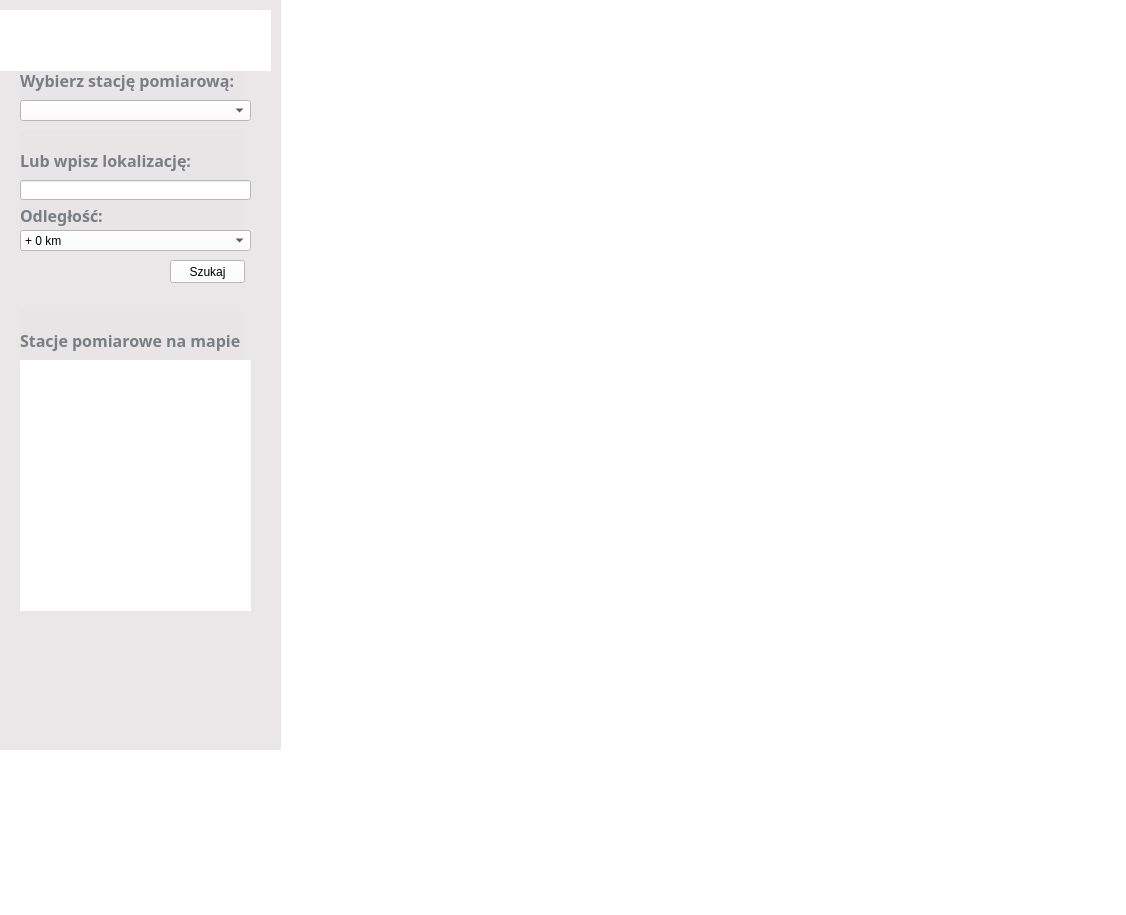
<?xml version="1.0" encoding="UTF-8"?>
<ui version="4.0">
 <class>MainWindow</class>
 <widget class="QMainWindow" name="MainWindow">
  <property name="geometry">
   <rect>
    <x>0</x>
    <y>0</y>
    <width>1126</width>
    <height>915</height>
   </rect>
  </property>
  <property name="palette">
   <palette>
    <active>
     <colorrole role="Button">
      <brush brushstyle="SolidPattern">
       <color alpha="255">
        <red>255</red>
        <green>255</green>
        <blue>255</blue>
       </color>
      </brush>
     </colorrole>
     <colorrole role="Base">
      <brush brushstyle="SolidPattern">
       <color alpha="255">
        <red>255</red>
        <green>255</green>
        <blue>255</blue>
       </color>
      </brush>
     </colorrole>
     <colorrole role="Window">
      <brush brushstyle="SolidPattern">
       <color alpha="255">
        <red>255</red>
        <green>255</green>
        <blue>255</blue>
       </color>
      </brush>
     </colorrole>
    </active>
    <inactive>
     <colorrole role="Button">
      <brush brushstyle="SolidPattern">
       <color alpha="255">
        <red>255</red>
        <green>255</green>
        <blue>255</blue>
       </color>
      </brush>
     </colorrole>
     <colorrole role="Base">
      <brush brushstyle="SolidPattern">
       <color alpha="255">
        <red>255</red>
        <green>255</green>
        <blue>255</blue>
       </color>
      </brush>
     </colorrole>
     <colorrole role="Window">
      <brush brushstyle="SolidPattern">
       <color alpha="255">
        <red>255</red>
        <green>255</green>
        <blue>255</blue>
       </color>
      </brush>
     </colorrole>
    </inactive>
    <disabled>
     <colorrole role="Button">
      <brush brushstyle="SolidPattern">
       <color alpha="255">
        <red>255</red>
        <green>255</green>
        <blue>255</blue>
       </color>
      </brush>
     </colorrole>
     <colorrole role="Base">
      <brush brushstyle="SolidPattern">
       <color alpha="255">
        <red>255</red>
        <green>255</green>
        <blue>255</blue>
       </color>
      </brush>
     </colorrole>
     <colorrole role="Window">
      <brush brushstyle="SolidPattern">
       <color alpha="255">
        <red>255</red>
        <green>255</green>
        <blue>255</blue>
       </color>
      </brush>
     </colorrole>
    </disabled>
   </palette>
  </property>
  <property name="windowTitle">
   <string>MainWindow</string>
  </property>
  <property name="autoFillBackground">
   <bool>false</bool>
  </property>
  <property name="styleSheet">
   <string notr="true">background-color: rgb(255, 255, 255);
;</string>
  </property>
  <widget class="QWidget" name="centralwidget">
   <widget class="QLabel" name="label_2">
    <property name="geometry">
     <rect>
      <x>0</x>
      <y>0</y>
      <width>281</width>
      <height>751</height>
     </rect>
    </property>
    <property name="styleSheet">
     <string notr="true">background-color: rgb(233, 231, 232);
</string>
    </property>
    <property name="text">
     <string/>
    </property>
   </widget>
   <widget class="QLabel" name="label_4">
    <property name="geometry">
     <rect>
      <x>20</x>
      <y>60</y>
      <width>221</width>
      <height>41</height>
     </rect>
    </property>
    <property name="font">
     <font>
      <family>Corbel</family>
      <pointsize>16</pointsize>
     </font>
    </property>
    <property name="autoFillBackground">
     <bool>false</bool>
    </property>
    <property name="styleSheet">
     <string notr="true">background-color: rgb(231, 229, 230);</string>
    </property>
    <property name="text">
     <string>&lt;html&gt;&lt;head/&gt;&lt;body&gt;&lt;p&gt;&lt;span style=&quot; font-size:12pt; font-weight:600; color:#797e83;&quot;&gt;  Wybierz stację pomiarową:&lt;/span&gt;&lt;/p&gt;&lt;/body&gt;&lt;/html&gt;</string>
    </property>
   </widget>
   <widget class="QComboBox" name="comboBox">
    <property name="geometry">
     <rect>
      <x>20</x>
      <y>100</y>
      <width>231</width>
      <height>21</height>
     </rect>
    </property>
    <property name="palette">
     <palette>
      <active>
       <colorrole role="Button">
        <brush brushstyle="SolidPattern">
         <color alpha="255">
          <red>255</red>
          <green>255</green>
          <blue>255</blue>
         </color>
        </brush>
       </colorrole>
       <colorrole role="Base">
        <brush brushstyle="SolidPattern">
         <color alpha="255">
          <red>255</red>
          <green>255</green>
          <blue>255</blue>
         </color>
        </brush>
       </colorrole>
       <colorrole role="Window">
        <brush brushstyle="SolidPattern">
         <color alpha="255">
          <red>255</red>
          <green>255</green>
          <blue>255</blue>
         </color>
        </brush>
       </colorrole>
       <colorrole role="Highlight">
        <brush brushstyle="SolidPattern">
         <color alpha="255">
          <red>255</red>
          <green>255</green>
          <blue>255</blue>
         </color>
        </brush>
       </colorrole>
      </active>
      <inactive>
       <colorrole role="Button">
        <brush brushstyle="SolidPattern">
         <color alpha="255">
          <red>255</red>
          <green>255</green>
          <blue>255</blue>
         </color>
        </brush>
       </colorrole>
       <colorrole role="Base">
        <brush brushstyle="SolidPattern">
         <color alpha="255">
          <red>255</red>
          <green>255</green>
          <blue>255</blue>
         </color>
        </brush>
       </colorrole>
       <colorrole role="Window">
        <brush brushstyle="SolidPattern">
         <color alpha="255">
          <red>255</red>
          <green>255</green>
          <blue>255</blue>
         </color>
        </brush>
       </colorrole>
       <colorrole role="Highlight">
        <brush brushstyle="SolidPattern">
         <color alpha="255">
          <red>255</red>
          <green>255</green>
          <blue>255</blue>
         </color>
        </brush>
       </colorrole>
      </inactive>
      <disabled>
       <colorrole role="Button">
        <brush brushstyle="SolidPattern">
         <color alpha="255">
          <red>255</red>
          <green>255</green>
          <blue>255</blue>
         </color>
        </brush>
       </colorrole>
       <colorrole role="Base">
        <brush brushstyle="SolidPattern">
         <color alpha="255">
          <red>255</red>
          <green>255</green>
          <blue>255</blue>
         </color>
        </brush>
       </colorrole>
       <colorrole role="Window">
        <brush brushstyle="SolidPattern">
         <color alpha="255">
          <red>255</red>
          <green>255</green>
          <blue>255</blue>
         </color>
        </brush>
       </colorrole>
       <colorrole role="Highlight">
        <brush brushstyle="SolidPattern">
         <color alpha="255">
          <red>0</red>
          <green>120</green>
          <blue>215</blue>
         </color>
        </brush>
       </colorrole>
      </disabled>
     </palette>
    </property>
   </widget>
   <widget class="QLabel" name="label_5">
    <property name="geometry">
     <rect>
      <x>20</x>
      <y>130</y>
      <width>221</width>
      <height>61</height>
     </rect>
    </property>
    <property name="font">
     <font>
      <family>Corbel</family>
      <pointsize>16</pointsize>
     </font>
    </property>
    <property name="autoFillBackground">
     <bool>false</bool>
    </property>
    <property name="styleSheet">
     <string notr="true">background-color: rgb(231, 229, 230);</string>
    </property>
    <property name="text">
     <string>&lt;html&gt;&lt;head/&gt;&lt;body&gt;&lt;p&gt;&lt;span style=&quot; font-size:12pt; font-weight:600; color:#797e83;&quot;&gt;  Lub wpisz lokalizację:&lt;/span&gt;&lt;/p&gt;&lt;/body&gt;&lt;/html&gt;</string>
    </property>
   </widget>
   <widget class="QLineEdit" name="lineEdit">
    <property name="geometry">
     <rect>
      <x>20</x>
      <y>180</y>
      <width>231</width>
      <height>20</height>
     </rect>
    </property>
    <property name="palette">
     <palette>
      <active>
       <colorrole role="Button">
        <brush brushstyle="SolidPattern">
         <color alpha="255">
          <red>255</red>
          <green>255</green>
          <blue>255</blue>
         </color>
        </brush>
       </colorrole>
       <colorrole role="Base">
        <brush brushstyle="SolidPattern">
         <color alpha="255">
          <red>255</red>
          <green>255</green>
          <blue>255</blue>
         </color>
        </brush>
       </colorrole>
       <colorrole role="Window">
        <brush brushstyle="SolidPattern">
         <color alpha="255">
          <red>255</red>
          <green>255</green>
          <blue>255</blue>
         </color>
        </brush>
       </colorrole>
       <colorrole role="Highlight">
        <brush brushstyle="SolidPattern">
         <color alpha="255">
          <red>255</red>
          <green>255</green>
          <blue>255</blue>
         </color>
        </brush>
       </colorrole>
      </active>
      <inactive>
       <colorrole role="Button">
        <brush brushstyle="SolidPattern">
         <color alpha="255">
          <red>255</red>
          <green>255</green>
          <blue>255</blue>
         </color>
        </brush>
       </colorrole>
       <colorrole role="Base">
        <brush brushstyle="SolidPattern">
         <color alpha="255">
          <red>255</red>
          <green>255</green>
          <blue>255</blue>
         </color>
        </brush>
       </colorrole>
       <colorrole role="Window">
        <brush brushstyle="SolidPattern">
         <color alpha="255">
          <red>255</red>
          <green>255</green>
          <blue>255</blue>
         </color>
        </brush>
       </colorrole>
       <colorrole role="Highlight">
        <brush brushstyle="SolidPattern">
         <color alpha="255">
          <red>255</red>
          <green>255</green>
          <blue>255</blue>
         </color>
        </brush>
       </colorrole>
      </inactive>
      <disabled>
       <colorrole role="Button">
        <brush brushstyle="SolidPattern">
         <color alpha="255">
          <red>255</red>
          <green>255</green>
          <blue>255</blue>
         </color>
        </brush>
       </colorrole>
       <colorrole role="Base">
        <brush brushstyle="SolidPattern">
         <color alpha="255">
          <red>255</red>
          <green>255</green>
          <blue>255</blue>
         </color>
        </brush>
       </colorrole>
       <colorrole role="Window">
        <brush brushstyle="SolidPattern">
         <color alpha="255">
          <red>255</red>
          <green>255</green>
          <blue>255</blue>
         </color>
        </brush>
       </colorrole>
       <colorrole role="Highlight">
        <brush brushstyle="SolidPattern">
         <color alpha="255">
          <red>0</red>
          <green>120</green>
          <blue>215</blue>
         </color>
        </brush>
       </colorrole>
      </disabled>
     </palette>
    </property>
    <property name="styleSheet">
     <string notr="true">background-color: rgb(255, 255, 255);</string>
    </property>
   </widget>
   <widget class="QLabel" name="label_6">
    <property name="geometry">
     <rect>
      <x>20</x>
      <y>200</y>
      <width>221</width>
      <height>31</height>
     </rect>
    </property>
    <property name="font">
     <font>
      <family>Corbel</family>
      <pointsize>16</pointsize>
     </font>
    </property>
    <property name="autoFillBackground">
     <bool>false</bool>
    </property>
    <property name="styleSheet">
     <string notr="true">background-color: rgb(231, 229, 230);</string>
    </property>
    <property name="text">
     <string>&lt;html&gt;&lt;head/&gt;&lt;body&gt;&lt;p&gt;&lt;span style=&quot; font-size:12pt; font-weight:600; color:#797e83;&quot;&gt;  Odległość:&lt;/span&gt;&lt;/p&gt;&lt;/body&gt;&lt;/html&gt;</string>
    </property>
   </widget>
   <widget class="QComboBox" name="comboBox_2">
    <property name="geometry">
     <rect>
      <x>20</x>
      <y>230</y>
      <width>231</width>
      <height>21</height>
     </rect>
    </property>
    <property name="palette">
     <palette>
      <active>
       <colorrole role="Button">
        <brush brushstyle="SolidPattern">
         <color alpha="255">
          <red>255</red>
          <green>255</green>
          <blue>255</blue>
         </color>
        </brush>
       </colorrole>
       <colorrole role="Base">
        <brush brushstyle="SolidPattern">
         <color alpha="255">
          <red>255</red>
          <green>255</green>
          <blue>255</blue>
         </color>
        </brush>
       </colorrole>
       <colorrole role="Window">
        <brush brushstyle="SolidPattern">
         <color alpha="255">
          <red>255</red>
          <green>255</green>
          <blue>255</blue>
         </color>
        </brush>
       </colorrole>
       <colorrole role="Highlight">
        <brush brushstyle="SolidPattern">
         <color alpha="255">
          <red>255</red>
          <green>255</green>
          <blue>255</blue>
         </color>
        </brush>
       </colorrole>
      </active>
      <inactive>
       <colorrole role="Button">
        <brush brushstyle="SolidPattern">
         <color alpha="255">
          <red>255</red>
          <green>255</green>
          <blue>255</blue>
         </color>
        </brush>
       </colorrole>
       <colorrole role="Base">
        <brush brushstyle="SolidPattern">
         <color alpha="255">
          <red>255</red>
          <green>255</green>
          <blue>255</blue>
         </color>
        </brush>
       </colorrole>
       <colorrole role="Window">
        <brush brushstyle="SolidPattern">
         <color alpha="255">
          <red>255</red>
          <green>255</green>
          <blue>255</blue>
         </color>
        </brush>
       </colorrole>
       <colorrole role="Highlight">
        <brush brushstyle="SolidPattern">
         <color alpha="255">
          <red>255</red>
          <green>255</green>
          <blue>255</blue>
         </color>
        </brush>
       </colorrole>
      </inactive>
      <disabled>
       <colorrole role="Button">
        <brush brushstyle="SolidPattern">
         <color alpha="255">
          <red>255</red>
          <green>255</green>
          <blue>255</blue>
         </color>
        </brush>
       </colorrole>
       <colorrole role="Base">
        <brush brushstyle="SolidPattern">
         <color alpha="255">
          <red>255</red>
          <green>255</green>
          <blue>255</blue>
         </color>
        </brush>
       </colorrole>
       <colorrole role="Window">
        <brush brushstyle="SolidPattern">
         <color alpha="255">
          <red>255</red>
          <green>255</green>
          <blue>255</blue>
         </color>
        </brush>
       </colorrole>
       <colorrole role="Highlight">
        <brush brushstyle="SolidPattern">
         <color alpha="255">
          <red>0</red>
          <green>120</green>
          <blue>215</blue>
         </color>
        </brush>
       </colorrole>
      </disabled>
     </palette>
    </property>
    <item>
     <property name="text">
      <string>+ 0 km</string>
     </property>
    </item>
    <item>
     <property name="text">
      <string>+ 10 km</string>
     </property>
    </item>
    <item>
     <property name="text">
      <string>+ 20 km</string>
     </property>
    </item>
    <item>
     <property name="text">
      <string>+ 30 km</string>
     </property>
    </item>
    <item>
     <property name="text">
      <string>+ 50 km</string>
     </property>
    </item>
    <item>
     <property name="text">
      <string>+ 100 km</string>
     </property>
    </item>
   </widget>
   <widget class="QLabel" name="label_7">
    <property name="geometry">
     <rect>
      <x>20</x>
      <y>310</y>
      <width>221</width>
      <height>61</height>
     </rect>
    </property>
    <property name="font">
     <font>
      <family>Corbel</family>
      <pointsize>16</pointsize>
     </font>
    </property>
    <property name="autoFillBackground">
     <bool>false</bool>
    </property>
    <property name="styleSheet">
     <string notr="true">background-color: rgb(231, 229, 230);</string>
    </property>
    <property name="text">
     <string>&lt;html&gt;&lt;head/&gt;&lt;body&gt;&lt;p&gt;&lt;span style=&quot; font-size:12pt; font-weight:600; color:#797e83;&quot;&gt;  Stacje pomiarowe na mapie:&lt;/span&gt;&lt;/p&gt;&lt;/body&gt;&lt;/html&gt;</string>
    </property>
   </widget>
   <widget class="QWidget" name="widget" native="true">
    <property name="geometry">
     <rect>
      <x>20</x>
      <y>360</y>
      <width>231</width>
      <height>251</height>
     </rect>
    </property>
   </widget>
   <widget class="QLabel" name="label">
    <property name="geometry">
     <rect>
      <x>0</x>
      <y>750</y>
      <width>281</width>
      <height>141</height>
     </rect>
    </property>
    <property name="autoFillBackground">
     <bool>false</bool>
    </property>
    <property name="text">
     <string/>
    </property>
    <property name="pixmap">
     <pixmap>images/smog.jpg</pixmap>
    </property>
   </widget>
   <widget class="QLabel" name="label_3">
    <property name="geometry">
     <rect>
      <x>0</x>
      <y>10</y>
      <width>271</width>
      <height>61</height>
     </rect>
    </property>
    <property name="autoFillBackground">
     <bool>false</bool>
    </property>
    <property name="text">
     <string/>
    </property>
    <property name="pixmap">
     <pixmap>images/logo.jpg</pixmap>
    </property>
   </widget>
   <widget class="QPushButton" name="pushButton">
    <property name="geometry">
     <rect>
      <x>170</x>
      <y>260</y>
      <width>75</width>
      <height>23</height>
     </rect>
    </property>
    <property name="text">
     <string>Szukaj</string>
    </property>
   </widget>
  </widget>
  <widget class="QStatusBar" name="statusbar"/>
 </widget>
 <resources/>
 <connections/>
</ui>
